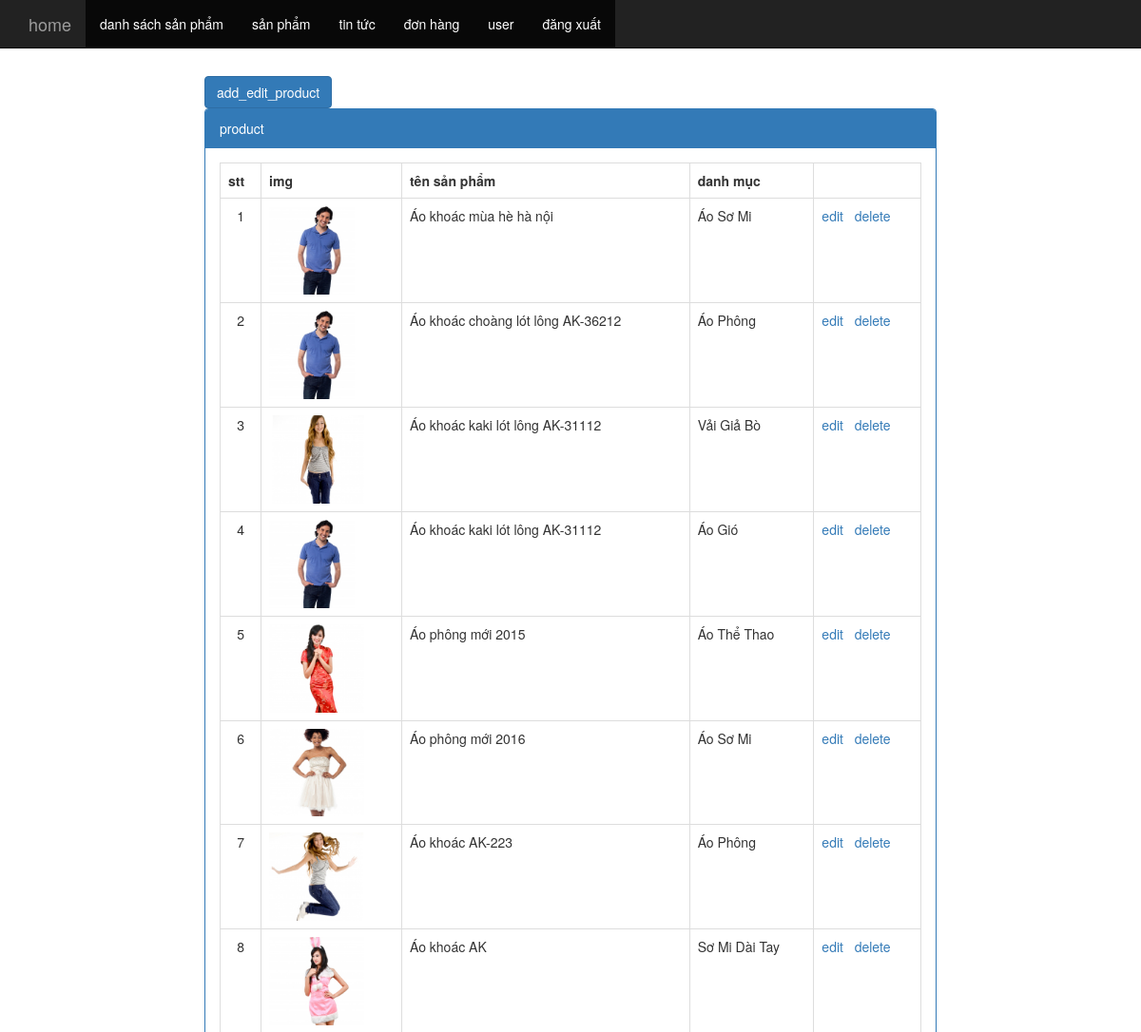
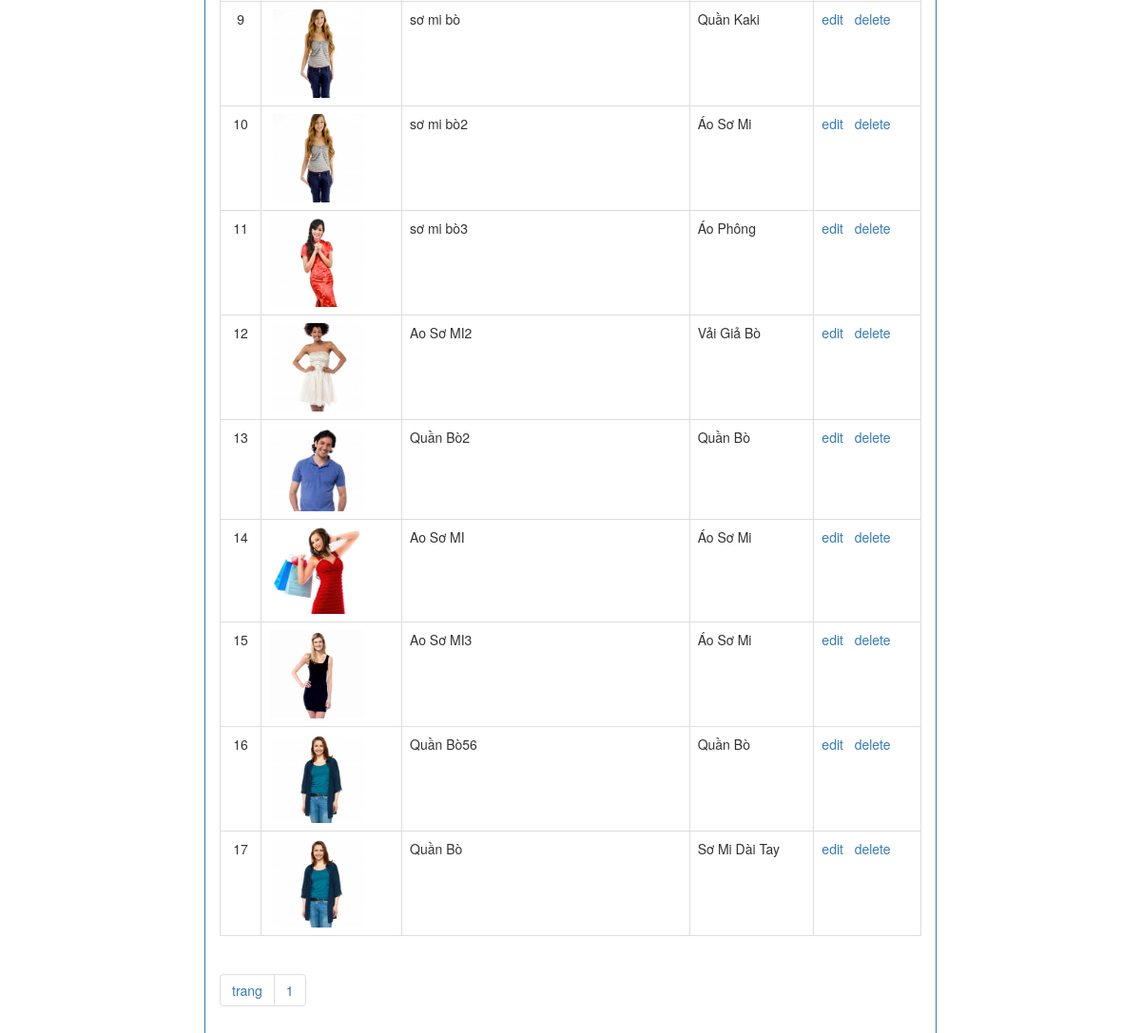
Screenshot of /admin/index.php?controller=product (signed in) with the database file from the repository (2 pictures, top to bottom).
### tables this page shows
CREATE TABLE `tbl_book` (
  `pk_book_id` int(11) NOT NULL,
  `fk_category_book_id` int(11) NOT NULL,
  `c_name` varchar(500) NOT NULL,
  `c_description` varchar(4000) NOT NULL,
  `c_content` text NOT NULL,
  `c_img` varchar(500) NOT NULL,
  `c_sapxuatban` int(11) NOT NULL DEFAULT '0',
  `c_price` float NOT NULL
);

CREATE TABLE `tbl_category_book` (
  `pk_category_book_id` int(11) NOT NULL,
  `c_name` varchar(200) NOT NULL
);

### admin/controller/controller_product.php (called while the page is built, shortened)
<?php
class product extends controller
{
	public function __construct()
	{
		$record_per_page=20;
		$toltal_record=$this->model->count("select * from tbl_book ");
		$num_page=ceil($toltal_record/$record_per_page);
		$page=isset($_GET["p"])?($_GET["p"]-1):0;
		$from=$page*$record_per_page;
		$arr=$this->model->fetch("select * from tbl_book limit $from,$record_per_page");
		include "view/view_product.php";
	}
}
new product();
?>

### application/controller.php (called while the page is built, shortened)
<?php
class controller{
	public function __construct()
	{
		$this->model=new model();
	}
}
?>

### application/model.php (called while the page is built, shortened)
<?php
class model
{
	public function fetch($sql){
			global $con;
			$result = mysqli_query($con,$sql);
			$arr = array();
			while($rows = mysqli_fetch_array($result))
				$arr[] = $rows;
			return $arr;
		}
	public function fetch_one($sql){
			global $con;
			$result = mysqli_query($con,$sql);
			$rows = mysqli_fetch_array($result);
			return $rows;
		}
	public function count($sql)
	{
		global $con;
		$result=mysqli_query($con,$sql);
		return mysqli_num_rows($result);
	}
}
?>

### admin/view/view_product.php (the view, shortened to what this page needs)
<div class="col-md-8 col-xs-offset-2">
	<div><a href="index.php?controller=add_edit_product&act=add" class="btn btn-primary">add_edit_product</a>
		<div class="panel panel-primary">
			<div class="panel-heading">product</div>
			<div class="panel-body">
				<table class="table table-hover table-bordered">
					<tr>
						<th>stt</th>
						<th>img</th>
						<th>tên sản phẩm</th>
						<th>danh mục</th>
						<th></th>
					</tr>
					<?php
					$stt=0;
					foreach($arr as $rows)
					{
						$stt++;
					?>
					<tr>
						<td style="text-align: center;"><?php echo $stt ?></td>
						<td>
				<?php if(file_exists("../".$rows["c_img"])) { ?>
				<img src="<?php echo "../".$rows["c_img"]?>" style="width: 100px;">
					<?php } ?>
						</td>
						<td>
							<?php
							echo $rows["c_name"];
							?>
						</td>
						<td>
							<?php
				$category=$this->model->fetch_one("select * from tbl_category_book where pk_category_book_id=".$rows["fk_category_book_id"]);
				echo isset($category["c_name"])?$category["c_name"]:"";
							?>
						</td>
						<td>
							<a href="index.php?controller=add_edit_product&act=edit&id=<?php echo $rows["pk_book_id"]?>" >edit</a>
							<a href="index.php?controller=product&act=delete&id=<?php echo $rows["pk_book_id"]?>" onclick="window.confirm('are you sure')">delete</a>
						</td>
					</tr>
					<?php } ?>
				</table>
				<ul class="pagination">
					<li><a href="">trang</a></li>
						<?php
						for($i=1;$i<=$num_page;$i++)
						{
						?>
					<li>
					<a href="index.php?controller=product&p=<?php echo $i?>"><?php echo $i?></a>
					</li>
					<?php } ?>
				</ul>
			</div>
		</div>
	</div>
	</div>
</div>

### rows the page displays
tbl_book: c_img (picture), c_name "Áo khoác mùa hè hà nội", fk_category_book.c_name "Áo Sơ Mi"
tbl_book: c_img (picture), c_name "Áo khoác choàng lót lông AK-36212", fk_category_book.c_name "Áo Phông"
tbl_book: c_img (picture), c_name "Áo khoác kaki lót lông AK-31112", fk_category_book.c_name "Vải Giả Bò"
tbl_book: c_img (picture), c_name "Áo khoác kaki lót lông AK-31112", fk_category_book.c_name "Áo Gió"
tbl_book: c_img (picture), c_name "Áo phông mới 2015", fk_category_book.c_name "Áo Thể Thao"
tbl_book: c_img (picture), c_name "Áo phông mới 2016", fk_category_book.c_name "Áo Sơ Mi"
tbl_book: c_img (picture), c_name "Áo khoác AK-223", fk_category_book.c_name "Áo Phông"
tbl_book: c_img (picture), c_name "Áo khoác AK", fk_category_book.c_name "Sơ Mi Dài Tay"
tbl_book: c_img (picture), c_name "sơ mi bò", fk_category_book.c_name "Quần Kaki"
tbl_book: c_img (picture), c_name "sơ mi bò2", fk_category_book.c_name "Áo Sơ Mi"
tbl_book: c_img (picture), c_name "sơ mi bò3", fk_category_book.c_name "Áo Phông"
tbl_book: c_img (picture), c_name "Ao Sơ MI2", fk_category_book.c_name "Vải Giả Bò"
tbl_book: c_img (picture), c_name "Quần Bò2", fk_category_book.c_name "Quần Bò"
tbl_book: c_img (picture), c_name "Ao Sơ MI", fk_category_book.c_name "Áo Sơ Mi"
tbl_book: c_img (picture), c_name "Ao Sơ MI3", fk_category_book.c_name "Áo Sơ Mi"
tbl_book: c_img (picture), c_name "Quần Bò56", fk_category_book.c_name "Quần Bò"
tbl_book: c_img (picture), c_name "Quần Bò", fk_category_book.c_name "Sơ Mi Dài Tay"
